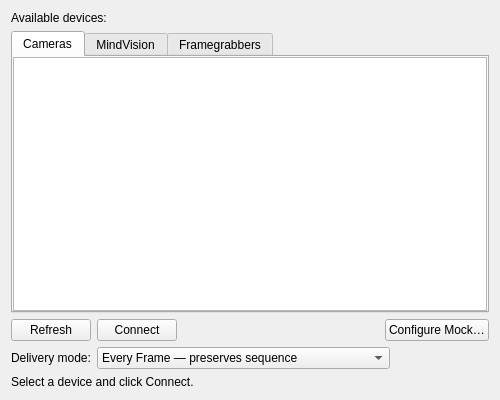
<?xml version="1.0" encoding="UTF-8"?>
<ui version="4.0">
 <class>ConnectTab</class>
 <widget class="QWidget" name="ConnectTab">
  <property name="geometry">
   <rect>
    <x>0</x>
    <y>0</y>
    <width>500</width>
    <height>400</height>
   </rect>
  </property>
  <layout class="QVBoxLayout" name="verticalLayout">
   <item>
    <widget class="QLabel" name="availableDevicesLabel">
     <property name="text">
      <string>Available devices:</string>
     </property>
    </widget>
   </item>
   <item>
    <widget class="QTabWidget" name="tabWidget">
     <property name="currentIndex">
      <number>0</number>
     </property>
     <widget class="QWidget" name="cameraTab">
      <attribute name="title">
       <string>Cameras</string>
      </attribute>
      <layout class="QVBoxLayout" name="cameraLayout">
       <property name="leftMargin">
        <number>0</number>
       </property>
       <property name="topMargin">
        <number>0</number>
       </property>
       <property name="rightMargin">
        <number>0</number>
       </property>
       <property name="bottomMargin">
        <number>0</number>
       </property>
       <item>
        <widget class="QListWidget" name="cameraList">
         <property name="selectionMode">
          <enum>QAbstractItemView::SingleSelection</enum>
         </property>
        </widget>
       </item>
      </layout>
     </widget>
     <widget class="QWidget" name="mindVisionTab">
      <attribute name="title">
       <string>MindVision</string>
      </attribute>
      <layout class="QVBoxLayout" name="mindVisionLayout">
       <property name="leftMargin">
        <number>0</number>
       </property>
       <property name="topMargin">
        <number>0</number>
       </property>
       <property name="rightMargin">
        <number>0</number>
       </property>
       <property name="bottomMargin">
        <number>0</number>
       </property>
       <item>
        <widget class="QListWidget" name="mindVisionList">
         <property name="selectionMode">
          <enum>QAbstractItemView::SingleSelection</enum>
         </property>
        </widget>
       </item>
      </layout>
     </widget>
     <widget class="QWidget" name="framegrabberTab">
      <attribute name="title">
       <string>Framegrabbers</string>
      </attribute>
      <layout class="QVBoxLayout" name="framegrabberLayout">
       <property name="leftMargin">
        <number>0</number>
       </property>
       <property name="topMargin">
        <number>0</number>
       </property>
       <property name="rightMargin">
        <number>0</number>
       </property>
       <property name="bottomMargin">
        <number>0</number>
       </property>
       <item>
        <widget class="QListWidget" name="framegrabberList">
         <property name="selectionMode">
          <enum>QAbstractItemView::SingleSelection</enum>
         </property>
        </widget>
       </item>
      </layout>
     </widget>
    </widget>
   </item>
   <item>
    <layout class="QHBoxLayout" name="buttonsLayout">
     <item>
      <widget class="QPushButton" name="refreshBtn">
       <property name="text">
        <string>Refresh</string>
       </property>
      </widget>
     </item>
     <item>
      <widget class="QPushButton" name="connectBtn">
       <property name="text">
        <string>Connect</string>
       </property>
      </widget>
     </item>
     <item>
      <spacer name="horizontalSpacer">
       <property name="orientation">
        <enum>Qt::Horizontal</enum>
       </property>
       <property name="sizeHint" stdset="0">
        <size>
         <width>40</width>
         <height>20</height>
        </size>
       </property>
      </spacer>
     </item>
     <item>
      <widget class="QPushButton" name="mockBtn">
       <property name="text">
        <string>Configure Mock…</string>
       </property>
      </widget>
     </item>
    </layout>
   </item>
   <item>
    <layout class="QHBoxLayout" name="deliveryModeLayout">
     <item>
      <widget class="QLabel" name="deliveryModeCaption">
       <property name="text">
        <string>Delivery mode:</string>
       </property>
      </widget>
     </item>
     <item>
      <widget class="QComboBox" name="deliveryModeCombo">
       <property name="toolTip">
        <string>Frame delivery policy applied at the camera SDK queue. A change while capturing applies at the next capture start.</string>
       </property>
       <item>
        <property name="text">
         <string>Every Frame — preserves sequence</string>
        </property>
       </item>
       <item>
        <property name="text">
         <string>Latest Frame — lowest latency; may drop frames</string>
        </property>
       </item>
      </widget>
     </item>
     <item>
      <spacer name="deliveryModeSpacer">
       <property name="orientation">
        <enum>Qt::Horizontal</enum>
       </property>
       <property name="sizeHint" stdset="0">
        <size>
         <width>40</width>
         <height>20</height>
        </size>
       </property>
      </spacer>
     </item>
    </layout>
   </item>
   <item>
    <widget class="QLabel" name="statusLabel">
     <property name="text">
      <string>Select a device and click Connect.</string>
     </property>
    </widget>
   </item>
  </layout>
 </widget>
 <resources/>
</ui>
